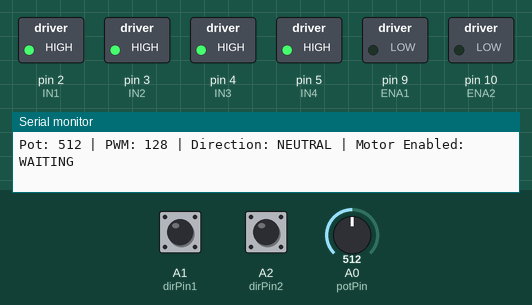
This sketch was run on a simulated Arduino Uno, built with avr-gcc and run on an emulated ATmega328P. Parts: switched loads named in the sketch (green lamp = pin HIGH), the last lines printed to the serial monitor. The test bench sets the inputs (shaded band); at power-on: A1 (dirPin1) HIGH, A2 (dirPin2) HIGH, A0 (potPin) = 512.

Above: at 1.2 s.
1.3 s: A1 (dirPin1) pulled LOW for 3.2 s
At 4.3 s:
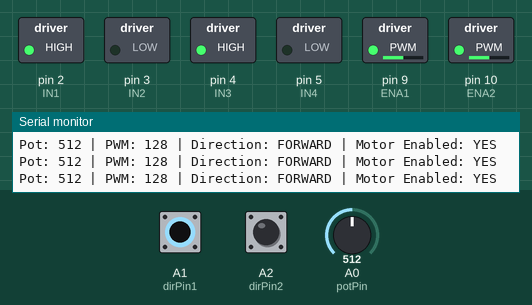
6.1 s: A2 (dirPin2) pulled LOW for 3.2 s
At 8.6 s:
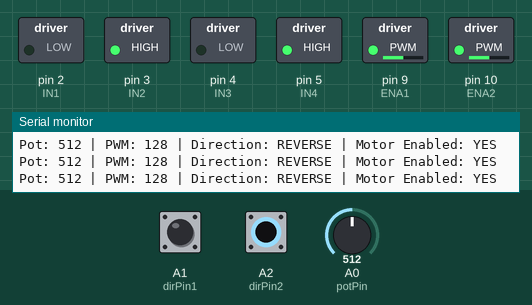
10.8 s: A0 (potPin) set to 413
13.3 s: A0 (potPin) set to 388
16.3 s: A1 (dirPin1) driven LOW and A2 (dirPin2) driven LOW
At 19.1 s:
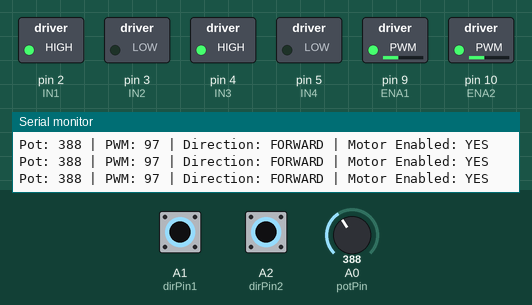
19.3 s: A0 (potPin) set to 716
At 20.2 s:
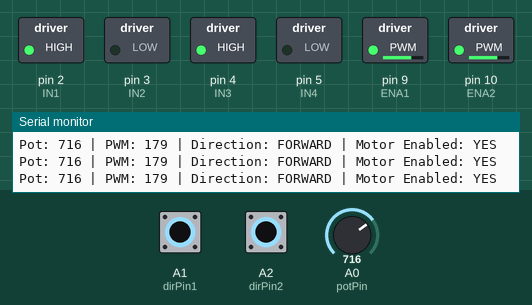
Timing chart, 0 to 21.8 s (numbered marks = the images above; inputs shaded):
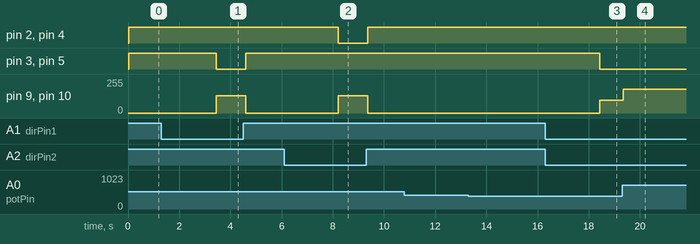

Measured:
- after the input at 1.3 s, pin 3 (IN2), pin 5 (IN4): HIGH → LOW after 2.2 s, → HIGH 1.2 s later; pin 9 (ENA1), pin 10 (ENA2): 0/255 → 128/255 after 2.2 s, → 0/255 1.2 s later
- after the input at 6.1 s, pin 2 (IN1), pin 4 (IN3): HIGH → LOW after 2.1 s, → HIGH 1.2 s later; pin 9 (ENA1), pin 10 (ENA2): 0/255 → 128/255 after 2.1 s, → 0/255 1.2 s later
- after the input at 16.3 s, pin 3 (IN2), pin 5 (IN4): HIGH → LOW after 2.1 s; pin 9 (ENA1), pin 10 (ENA2): 0/255 → 97/255 after 2.1 s
- after the input at 19.3 s, pin 9 (ENA1), pin 10 (ENA2): 97/255 → 179/255 after 0.05 s

The sketch:

TCM_1.3.ino
```cpp
// === Pin assignments ===
const int potPin = A0;
const int dirPin1 = A1;  // Forward
const int dirPin2 = A2;  // Reverse

const int IN1 = 2;
const int IN2 = 3;
const int ENA1 = 9; // PWM - Timer1
const int IN3 = 4;
const int IN4 = 5;
const int ENA2 = 10; // PWM - Timer1

// === Direction states ===
enum Direction { NEUTRAL, FORWARD, REVERSE };
Direction lastDirection = NEUTRAL;
Direction currentDirection = NEUTRAL;
unsigned long directionChangeTime = 0;
const unsigned long directionDelay = 2000; // 2 seconds

// PWM writing using Timer1
void writePWM_T1(int pin, int val) {
  val = constrain(val, 0, 255);
  int duty = map(val, 0, 255, 0, ICR1);
  if (pin == 9) {
    OCR1A = duty;
  } else if (pin == 10) {
    OCR1B = duty;
  }
}

void setup() {
  Serial.begin(9600);
  Serial.println("Motor controller initialized.");

  pinMode(potPin, INPUT);
  pinMode(dirPin1, INPUT_PULLUP);
  pinMode(dirPin2, INPUT_PULLUP);

  pinMode(IN1, OUTPUT);
  pinMode(IN2, OUTPUT);
  pinMode(ENA1, OUTPUT);

  pinMode(IN3, OUTPUT);
  pinMode(IN4, OUTPUT);
  pinMode(ENA2, OUTPUT);

  // Set up Timer1 for 10kHz PWM
  TCCR1A = (1 << COM1A1) | (1 << COM1B1) | (1 << WGM11);
  TCCR1B = (1 << WGM13) | (1 << WGM12) | (1 << CS10);
  ICR1 = 1600;
}

void loop() {
  int potValue = analogRead(potPin);
  int speed = potValue / 4;

  // Read direction switch
  bool forward = digitalRead(dirPin1) == LOW;
  bool reverse = digitalRead(dirPin2) == LOW;

  // Determine current intended direction
  if (forward) {
    currentDirection = FORWARD;
  } else if (reverse) {
    currentDirection = REVERSE;
  } else {
    currentDirection = NEUTRAL;
  }

  // Check if direction changed
  if (currentDirection != lastDirection) {
    directionChangeTime = millis();
    lastDirection = currentDirection;
    Serial.println("Direction changed - initiating delay");
  }

  // Time since direction changed
  unsigned long timeSinceChange = millis() - directionChangeTime;

  // Decide whether to activate motors
  bool enableMotors = (timeSinceChange >= directionDelay);

  // Debug output
  Serial.print("Pot: ");
  Serial.print(potValue);
  Serial.print(" | PWM: ");
  Serial.print(speed);
  Serial.print(" | Direction: ");
  if (currentDirection == FORWARD) Serial.print("FORWARD");
  else if (currentDirection == REVERSE) Serial.print("REVERSE");
  else Serial.print("NEUTRAL");
  Serial.print(" | Motor Enabled: ");
  Serial.println(enableMotors ? "YES" : "WAITING");

  if (enableMotors) {
    if (currentDirection == FORWARD) {
      digitalWrite(IN1, HIGH);
      digitalWrite(IN2, LOW);
      writePWM_T1(ENA1, speed);

      digitalWrite(IN3, HIGH);
      digitalWrite(IN4, LOW);
      writePWM_T1(ENA2, speed);

    } else if (currentDirection == REVERSE) {
      digitalWrite(IN1, LOW);
      digitalWrite(IN2, HIGH);
      writePWM_T1(ENA1, speed);

      digitalWrite(IN3, LOW);
      digitalWrite(IN4, HIGH);
      writePWM_T1(ENA2, speed);

    } else { // Neutral
      digitalWrite(IN1, HIGH);
      digitalWrite(IN2, HIGH);
      writePWM_T1(ENA1, 0);

      digitalWrite(IN3, HIGH);
      digitalWrite(IN4, HIGH);
      writePWM_T1(ENA2, 0);
    }
  } else {
    // Floating/off during delay
    digitalWrite(IN1, HIGH);
    digitalWrite(IN2, HIGH);
    writePWM_T1(ENA1, 0);

    digitalWrite(IN3, HIGH);
    digitalWrite(IN4, HIGH);
    writePWM_T1(ENA2, 0);
  }

  delay(100); // update loop every 100ms
}
```
